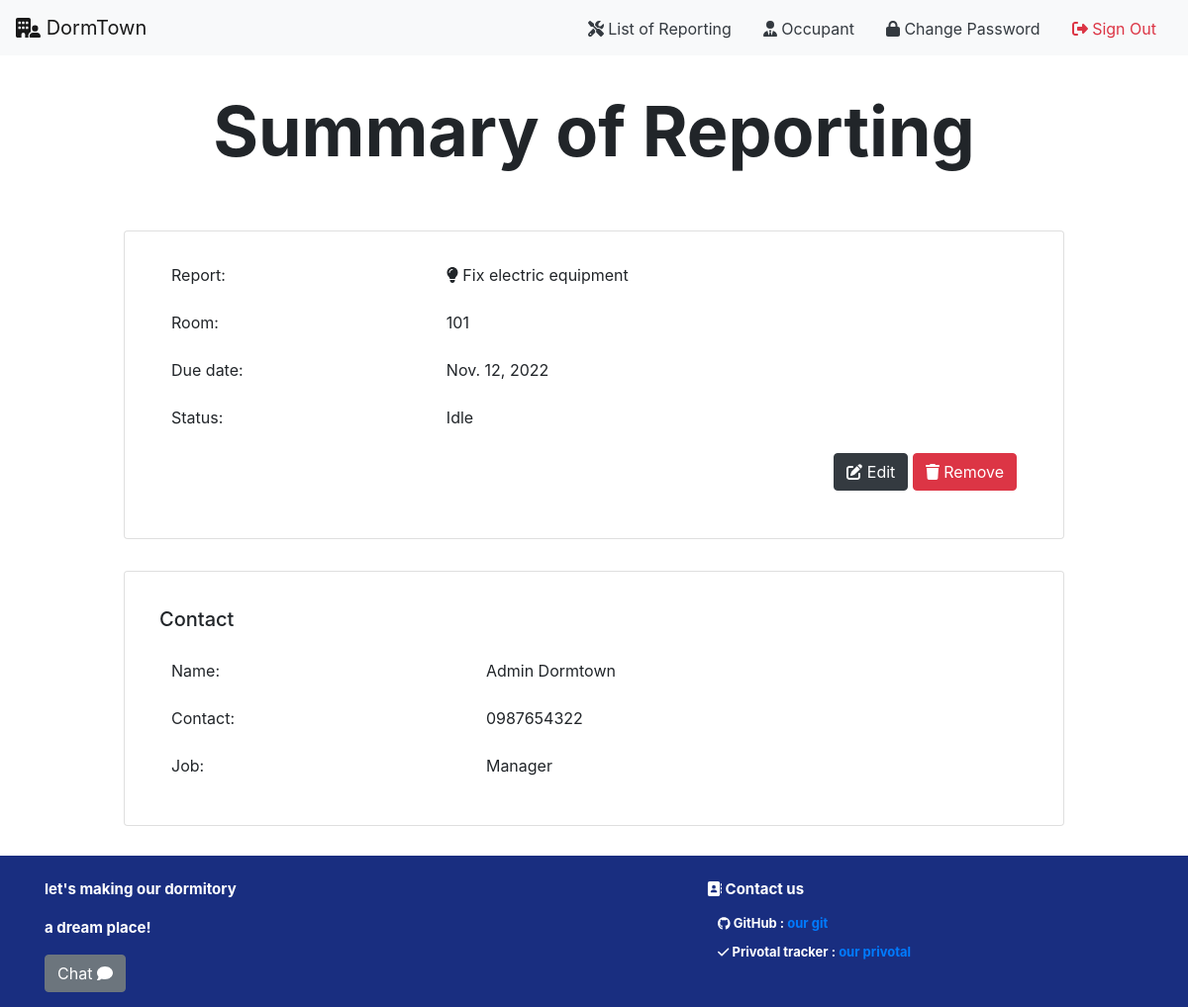
Screenshot of /occupant/report/detail/65 (signed in) with the database file from the repository.
### occupant/models.py (models this page shows, shortened)
class UserInfo(models.Model):
    user_id = models.ForeignKey(
        User, on_delete=models.CASCADE, related_name="user_id")
    role_id = models.ForeignKey(
        Role, on_delete=models.CASCADE, related_name="role_id")
    room_id = models.ForeignKey(
        Room, on_delete=models.CASCADE, related_name="room_id", null=True)
    phone_number = models.CharField(max_length=10)
    address = models.CharField(max_length=100)
    street = models.CharField(max_length=50)
    state = models.CharField(max_length=50)
    city = models.CharField(max_length=50)
    country = models.CharField(max_length=20)
    zip_code = models.CharField(max_length=10)

class Role(models.Model):
    role_name = models.CharField(max_length=20)
    def __str__(self):
        return f'{ self.role_name }'

class Report(models.Model):
    from_user_id = models.ForeignKey(
        User, on_delete=models.CASCADE, related_name="from_user_id")
    problem_type_id = models.ForeignKey(
        ProblemType, on_delete=models.CASCADE, related_name="problem_type_id")
    due_date = models.DateField()
    note = models.CharField(max_length=150)
    status_id = models.ForeignKey(
        StatusType, on_delete=models.CASCADE, related_name="status_id")
    assign_to_id = models.ForeignKey(
        User, on_delete=models.CASCADE, related_name="assign_to_id", null=True)
    role_id = models.ForeignKey(
        Role, on_delete=models.CASCADE, related_name="reported_role_id", null=True)

class ProblemType(models.Model):
    problem_name = models.CharField(max_length=30)

class Room(models.Model):
    room_number = models.CharField(max_length=3)
    room_type = models.ForeignKey(
        RoomType, on_delete=models.CASCADE, related_name="room_type")
    status = models.BooleanField()

class StatusType(models.Model):
    status_name = models.CharField(max_length=10)
    def __str__(self):
        return f'{ self.status_name }'

### occupant/views.py (the view)
# urls.py: path('report/detail/<int:report_id>', views.get_report, name='get_report'),
def get_report(request, report_id):
    if not request.user.is_authenticated:
        return render(request, 'users/login.html', status=403)
    try:
        user = User.objects.get(pk=request.user.id)
        user_info = get_object_or_404(UserInfo, user_id=user)
        report = Report.objects.get(pk=report_id, from_user_id=user)
        assign_to_user_info = UserInfo.objects.filter(user_id=report.assign_to_id).first()
        role = Role.objects.get(role_name='Manager')
        managers = UserInfo.objects.filter(role_id=role)
    except:
        return render(request, 'rooms/500.html', status=500)
    return render(request, 'occupant/result_report.html', {
        'report': report,
        'header': 'Summary of Reporting',
        'user_info': user_info,
        'assign_to_user_info': assign_to_user_info,
        'managers': managers
    })

### occupant/templates/occupant/result_report.html (shortened to what this page needs)
{% extends 'occupant/layout.html' %}
{% block body %}
<div class="text-center mt-4">
    <p class="header">{{ header }}</p>
</div>
<div class="container">
    <div class="py-3"></div>
    <div class="row">
        <div class="col-lg-10 card" style="margin: auto">
            <div class="card-body">
                <table class="table table-borderless">
                    <tr>
                        <td colspan="2">Report:</td>
                        <td class="text-end">
                            {% if report.problem_type_id.problem_name == 'Cleaning service' %}
                            <i class="fa-solid fa-broom"></i>
                            {% elif report.problem_type_id.problem_name == 'Irrigation problem' %}
                            <i class="fa-solid fa-droplet"></i>
                            {% elif report.problem_type_id.problem_name == 'Fix electric equipment' %}
                            <i class="fa-solid fa-lightbulb"></i>
                            {% elif report.problem_type_id.problem_name == 'Move out' %}
                            <i class="fa-solid fa-door-open"></i>
                            {% endif %}
                            {{ report.problem_type_id.problem_name }}
                        </td>
                    </tr>
                    <tr>
                        <td colspan="2">Room:</td>
                        <td class="text-end">{{ user_info.room_id.room_number }}</td>
                    </tr>
                    <tr>
                        <td colspan="2">Due date:</td>
                        <td class="text-end">{{ report.due_date }}</td>
                    </tr>
                    <tr>
                        <td colspan="2">Status:</td>
                        <td class="text-end">
                            {{ report.status_id }}
                        </td>
                    </tr>
                    {% if report.status_id != 'Idle' %}
                    <tr>
                        <td colspan="2"></td>
                        <td colspan="2" align="right">
                            <a class="btn btn-dark text-white" href="{% url 'occupant:edit_report' report.id %}">
                                <i class="fa-solid fa-pen-to-square"></i>
                                Edit
                            </a>
                            <a class="btn btn-danger text-white" href="{% url 'occupant:delete_report' report.id %}">
                                <i class="fa-solid fa-trash"></i>
                                Remove
                            </a>
                        </td>
                    </tr>
                    {% endif %}
                </table>
            </div>
        </div>
    </div>
</div>
{% if report.status_id.status_name != 'Idle' %}
<div class="container">
    <div class="row">
        <div class="col-lg-10 card" style="margin: auto">
            <div class="card-body">
                <div class="d-flex justify-content-between align-items-center py-3">
                    <h2 class="h5 mb-0">Contact</h2>
                </div>
                <table class="table table-borderless">
                    <tr>
                        <td colspan="2">Name:</td>
                        <td class="text-end">{{ assign_to_user_info.user_id.first_name }} {{ assign_to_user_info.user_id.last_name }}</td>
                    </tr>
                    <tr>
                        <td colspan="2">Contact:</td>
                        <td class="text-end">{{ assign_to_user_info.phone_number }}</td>
                    </tr>
                    <tr>
                        <td colspan="2">Job:</td>
                        <td class="text-end">{{ assign_to_user_info.role_id }}</td>
                    </tr>
                </table>
            </div>
        </div>
    </div>
</div>
{% else %}
{% for manager in managers %}
<div class="container">
    <div class="py-3"></div>
    <div class="row">
        <div class="col-lg-10 card" style="margin: auto">
            <div class="card-body">
                <div class="d-flex justify-content-between align-items-center py-3">
                    <h2 class="h5 mb-0">Contact</h2>
                </div>
                <table class="table table-borderless">
                    <tr>
                        <td colspan="2">Name:</td>
                        <td class="text-end">{{ manager.user_id.first_name }} {{ manager.user_id.last_name }}</td>
                    </tr>
                    <tr>
                        <td colspan="2">Contact:</td>
                        <td class="text-end">{{ manager.phone_number }}</td>
                    </tr>
                    <tr>
                        <td colspan="2">Job:</td>
                        <td class="text-end">{{ manager.role_id }}</td>
                    </tr>
                </table>
            </div>
        </div>
    </div>
</div>
{% endfor %}
{% endif %}
{% endblock %}

### occupant/templates/occupant/layout.html (shortened to what this page needs)
{% load static %}
<!DOCTYPE html>
<html>
<head>
  <link rel="stylesheet" href="https://cdn.jsdelivr.net/npm/bootstrap@4.3.1/dist/css/bootstrap.min.css" />
  {% load static %}
  <link href="{% static 'fontawesomefree/css/all.min.css' %}" rel="stylesheet" type="text/css" />
  <link rel="stylesheet" href="{% static 'rooms/styles.css' %}" />
  <link rel="stylesheet" href="{% static 'rooms/styles.css' %}" />
  <link rel="stylesheet" href="{% static 'chat/chat.css' %}" />
  <link rel="stylesheet" href="{% static 'manager/dashboard.css' %}" />
  <link href="{% static 'fontawesomefree/css/fontawesome.css' %}" rel="stylesheet" type="text/css">
  <link href="{% static 'fontawesomefree/css/brands.css' %}" rel="stylesheet" type="text/css">
  <link href="{% static 'fontawesomefree/css/solid.css' %}" rel="stylesheet" type="text/css">
  <link href="{% static 'fontawesomefree/css/all.min.css' %}" rel="stylesheet" type="text/css">
</head>
<body>
  {% load sweetify %}
  <nav class="navbar navbar-expand-lg navbar-light bg-light mb-2">
    <a class="navbar-brand" href="/">
      <i class="fa-solid fa-building-user"></i>
      DormTown
    </a>
    <div class="collapse navbar-collapse  w-100 order-3 dual-collapse2" id="navbarSupportedContent">
      <ul class="navbar-nav ml-auto">
        {% if user_info.role_id.role_name == 'Occupant' %}
        <li class="nav-item">
          <a href="{% url 'occupant:list_report' %}" class="text-dark mx-3 align-middle">
            <i class="fa-solid fa-screwdriver-wrench"></i>
            List of Reporting
          </a>
        </li>
        {% endif %}
        <li class="nav-item">
          <a href="/occupant" class="text-dark mx-3 align-middle">
            <i class="fa-solid fa-user-tie"></i>
            {{ user_info.role_id.role_name }}
          </a>
        </li>
        {% if request.user.is_authenticated %}
        <li class="nav-item">
          <a href="{% url 'users:change_password' %}" class="text-dark mx-3 align-middle">
            <i class="fa-solid fa-lock"></i>
            Change Password
          </a>
        </li>
        <li class="nav-item">
          <a class="text-danger mx-3 align-middle" href="{% url 'users:logout'%}" role="button">
            <i class="fa-solid fa-right-from-bracket"></i>
            Sign Out
          </a>
        </li>
        {% endif %}
      </ul>
    </div>
  </nav>
  <div class="container-fluid">
    {% block body %}
    {% endblock %}
  </div>
  <div class="footer">
    <div class="container">
      <div class="row pt-2">
        <div class="col-7" class="font-mid p-4">
          <p> let's making our dormitory</p>
          <p> a dream place!</p>
          {% if request.user.is_superuser == False and request.user.is_authenticated %}
          <a class="btn btn-secondary" href="/chat">
            Chat
            <i class="fa-solid fa-comment"></i>
          </a>
          {% endif %}
        </div>
        <div class="col">
          <p class="ml-1">
            <i class="fa-solid fa-address-book"></i>
            Contact us
          </p>
          <p class="detail">
            <i class="fa-brands fa-github"></i>
            GitHub : <a href="https://github.com/6310682718/DORMTOWN">our git</a>
          <p>
          <p class="detail">
            <i class="fa-solid fa-check"></i>
            Privotal tracker : <a href="https://www.pivotaltracker.com/n/projects/2606927">our privotal</a>
          </p>
        </div>
      </div>
    </div>
  </div>
</body>
</html>

### rooms/static/rooms/styles.css (style rules this page uses)
.header { font-weight: bolder; font-size: 70px; }
.footer { bottom: 0; font-size: 15px; background-color: #192e80; color: white; font-weight: bolder; margin-top: 30px; padding: 15px; }
.detail { font-size: 13px; margin-left: 15px; line-height: 7px; }
p { cursor: pointer; }

### chat/static/chat/chat.css (style rules this page uses)
h2,h3 { margin:0; }

### manager/static/manager/dashboard.css (style rules this page uses)
:root { --height-box: 150px; --padding-box: 50px 0; --border-radius-box: 5px; }

### rows the page displays
UserInfo: role_id.role_name "Occupant", room_id.room_number "101"
Report: problem_type_id.problem_name "Fix electric equipment", due_date "Nov. 12, 2022", status_id "Idle"
UserInfo: user_id.first_name "Admin", user_id.last_name "Dormtown", phone_number "0987654322", role_id "Manager"

### other values shown
{{ header }} "Summary of Reporting"
